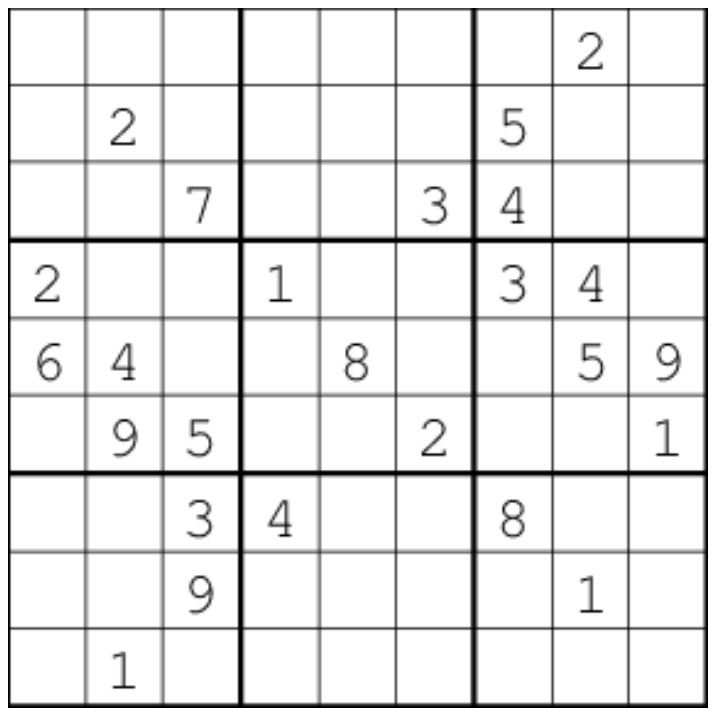
#> input picture app/uploads/Sudoku3.jpg, 712 x 710 px
$ python -i digit_extract.py   (imports and definitions only)
#> lines starting #> are read from the running program, lines starting #| are printed output that depends on the picture; after the words box and inside, x2 and y2 are one past the last pixel; in counts of white or black regions, pixels touching at a corner belong together
import cv2
import numpy as np

def save_images(numbers):
    for i in range(len(numbers)):
        img = numbers[i]
        filename = str(i) + ".jpg"
        cv2.imwrite("number_images/" + filename, img)

def dig_extract(file_path):
#> called with file_path = 'uploads/Sudoku3.jpg'
    try:
        image = cv2.imread(file_path)
#> image is the input picture: shape (710, 712, 3); min 0, max 255, mean 232.6
        image = cv2.resize(image, (640, 640))
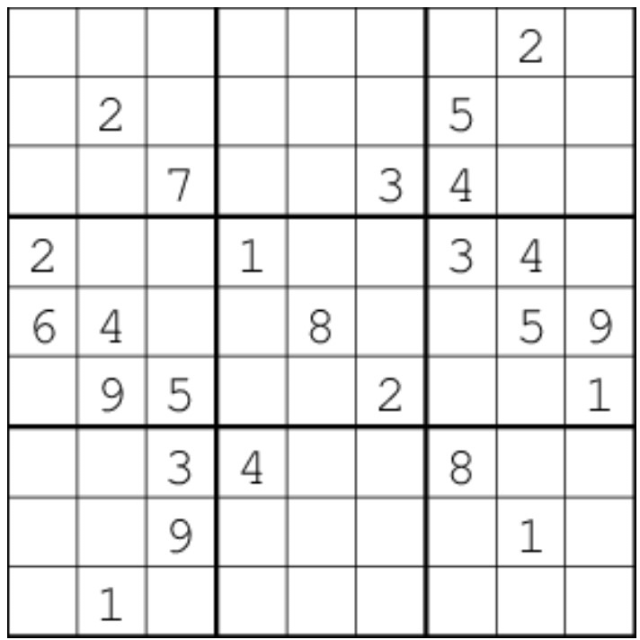
#> image: shape (640, 640, 3); min 0, max 255, mean 232.6
        gray = cv2.cvtColor(image, cv2.COLOR_BGR2GRAY)
        thresh = cv2.adaptiveThreshold(gray,255,cv2.ADAPTIVE_THRESH_GAUSSIAN_C, cv2.THRESH_BINARY_INV,57,5)
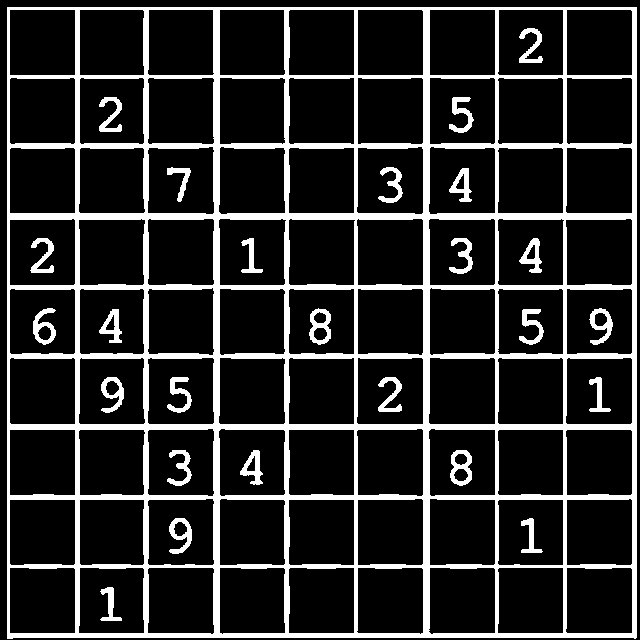
#> thresh: shape (640, 640); 16.8% white; 26 white regions
        img_thresh = np.copy(thresh)
        conts, hierarchy = cv2.findContours(thresh, cv2.RETR_TREE, cv2.CHAIN_APPROX_SIMPLE)
#> conts = 119 contours; largest, box (x1, y1, x2, y2) and area: (7, 7, 637, 639) 396278, (428, 357, 496, 425) 4378, (428, 218, 496, 286) 4374, (356, 357, 424, 425) 4372, (428, 428, 496, 497) 4370
        for contour in conts:
            area = cv2.contourArea(contour)
            if area < 1200:
                cv2.drawContours(thresh, [contour], -1, (0,0,0), -1)
#> this loop made 119 passes
#> area on passes 1 to 12: 396277.5, 4328.5, 4300.5, 4329.5, 4327.5, 4295.5, 4278.5, 4318, 4225, 230.5, 4324.5, 4289
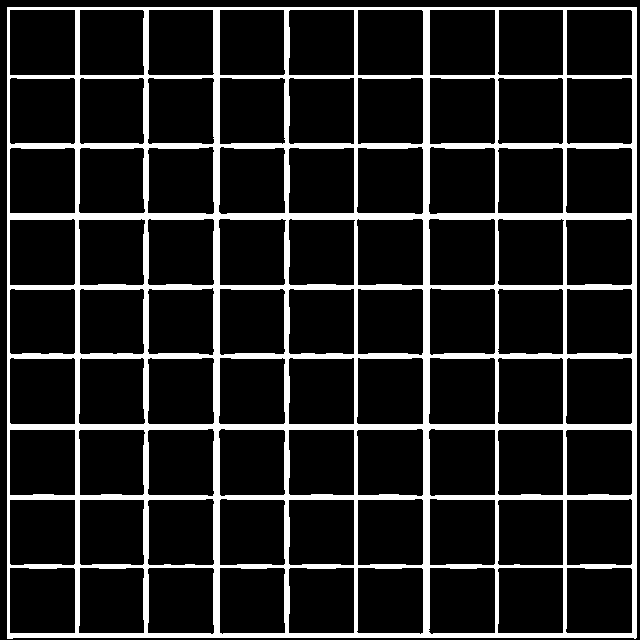
#> thresh: shape (640, 640); 14.6% white; 1 white region, box (x1, y1, x2, y2) and area: (7, 7, 637, 639) 59838
        vertical_kernel = cv2.getStructuringElement(cv2.MORPH_RECT, (1,5))
#> vertical_kernel = [1, 1, 1, 1, 1]
        thresh = cv2.morphologyEx(thresh, cv2.MORPH_CLOSE, vertical_kernel, iterations=9)
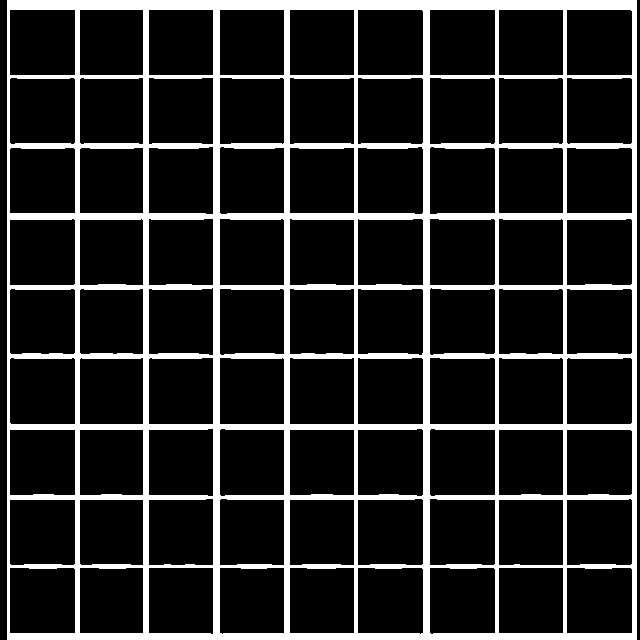
#> thresh: shape (640, 640); 16.3% white; 1 white region, box (x1, y1, x2, y2) and area: (7, 0, 637, 640) 66570
        horizontal_kernel = cv2.getStructuringElement(cv2.MORPH_RECT, (5,1))
#> horizontal_kernel = [[1, 1, 1, 1, 1]]
        thresh = cv2.morphologyEx(thresh, cv2.MORPH_CLOSE, horizontal_kernel, iterations=9)
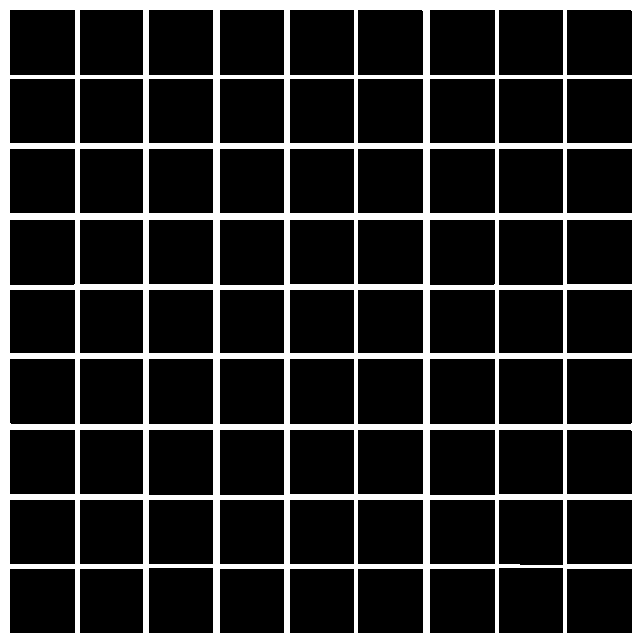
#> thresh: shape (640, 640); 18.3% white; 1 white region, box (x1, y1, x2, y2) and area: (0, 0, 640, 640) 74902
        invert = 255 - thresh
#> invert: shape (640, 640); 81.7% white; 1 black region
        contours, hierarchy = cv2.findContours(invert, cv2.RETR_TREE, cv2.CHAIN_APPROX_SIMPLE)
#> contours = 81 contours; largest, box (x1, y1, x2, y2) and area: (430, 430, 495, 495) 4096, (430, 359, 495, 424) 4096, (358, 359, 423, 424) 4096, (430, 10, 495, 75) 4096, (10, 10, 75, 75) 4096
        contours = [cnt for cnt in contours if cv2.contourArea(cnt) < 8000 and cv2.contourArea(cnt) > 2000]
        white = np.ones((640, 640, 3), np.uint8) * 255
        for cnt in contours:
            cv2.drawContours(white, [cnt], -1, (255, 0, 0), 1)
#> this loop made 81 passes
#> cnt on passes 1, 2, 3, 4, 5, 6, 7, 8, 9, 10, 12, 13: [[567, 569], [567, 632], [631, 632], [631, 569]], [[430, 569], [430, 632], [494, 632], [494, 569]], [[358, 569], [358, 632], [422, 632], [422, 569]], [[290, 569], [290, 632], [353, 632], [353, 569]], [[220, 569], [220, 632], [283, 632], [283, 569]], [[80, 569], [80, 632], [142, 632], [142, 569]], [[10, 569], [10, 632], [74, 632], [74, 569]], [[499, 568], [499, 632], [562, 632], [562, 568]], [[149, 568], [149, 632], [212, 632], [212, 568]], [[567, 500], [567, 563], [631, 563], [631, 500]], [[430, 500], [430, 563], [494, 563], [494, 500]], [[358, 500], [358, 563], [422, 563], [422, 500]]
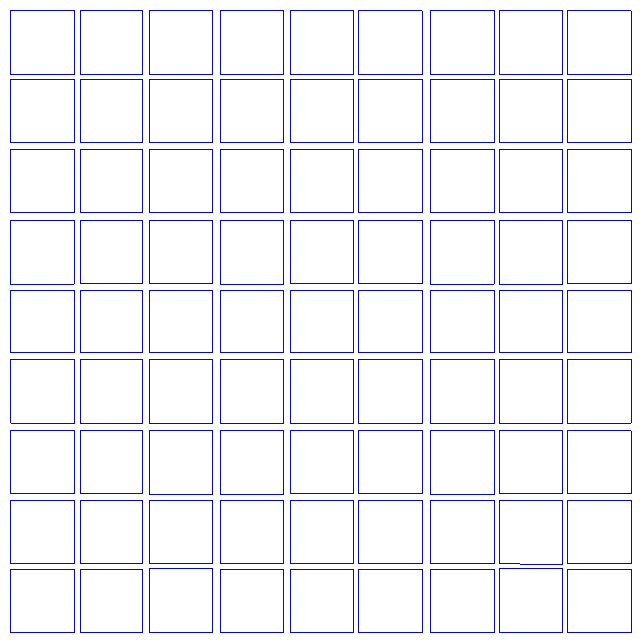
#> white: shape (640, 640, 3); mean of channels 0, 1, 2 255, 242.2, 242.2; drawn as B, G, R
        rects = [cv2.boundingRect(cnt) for cnt in contours]
#> rects = 81 items, first 6: (567, 569, 65, 64), (430, 569, 65, 64), (358, 569, 65, 64), (290, 569, 64, 64), (220, 569, 64, 64), (80, 569, 63, 64)
        white = np.ones((640, 640, 3), np.uint8) * 255
        for rect in rects:
            x, y, w, h = rect
            cv2.rectangle(white, (x, y), (x+w, y+h), (255, 0, 0), 1)
#> this loop made 81 passes
#> (x, y, w, h) on passes 1 to 12: (567, 569, 65, 64), (430, 569, 65, 64), (358, 569, 65, 64), (290, 569, 64, 64), (220, 569, 64, 64), (80, 569, 63, 64), (10, 569, 65, 64), (499, 568, 64, 65), (149, 568, 64, 65), (567, 500, 65, 64), (499, 500, 64, 65), (430, 500, 65, 64)
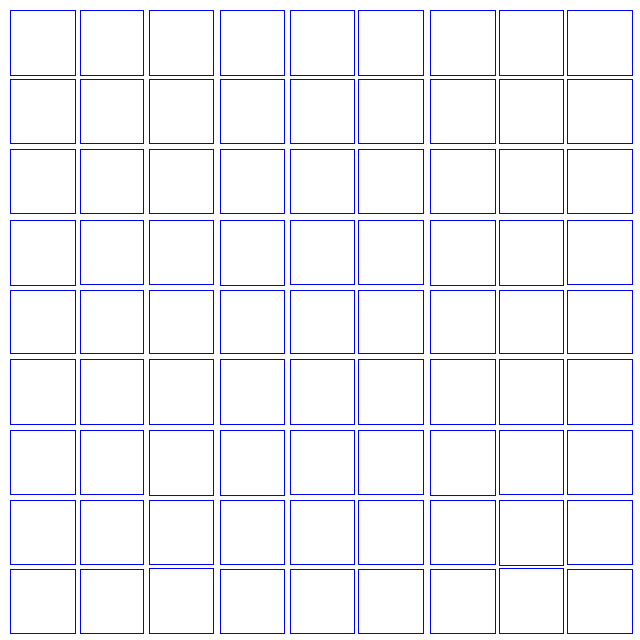
#> white: shape (640, 640, 3); mean of channels 0, 1, 2 255, 242, 242; drawn as B, G, R
        rects = sorted(rects, key= lambda roi: (roi[1]))
#> rects = 81 items, first 6: (567, 10, 65, 65), (499, 10, 64, 65), (430, 10, 65, 65), (358, 10, 65, 65), (290, 10, 64, 65), (220, 10, 64, 65)
        for i in range(9):
            rects[9*i : 9*(i+1)] = sorted(rects[9*i : 9*(i+1)], key= lambda roi: (roi[0]))
#> after the loop, rects = 81 items, first 6: (10, 10, 65, 65), (80, 10, 63, 65), (149, 10, 64, 65), (220, 10, 64, 65), (290, 10, 64, 65), (358, 10, 65, 65)
        numbers = []
        for roi in rects:
            x, y, w, h = roi
            num = img_thresh[y:y+h,x:x+w]
            numbers.append(num)
#> this loop made 81 passes
#> after the loop, numbers = 81 items
        save_images(numbers)
#> the loop in save_images, `for i in range(len(numbers)):` made 81 passes
#> filename on passes 1 to 12: '0.jpg', '1.jpg', '2.jpg', '3.jpg', '4.jpg', '5.jpg', '6.jpg', '7.jpg', '8.jpg', '9.jpg', '10.jpg', '11.jpg'
    except:
        print(file_path)

>>> result = dig_extract('uploads/Sudoku3.jpg')

$ run again, on app/uploads/Sudoku7.jpg
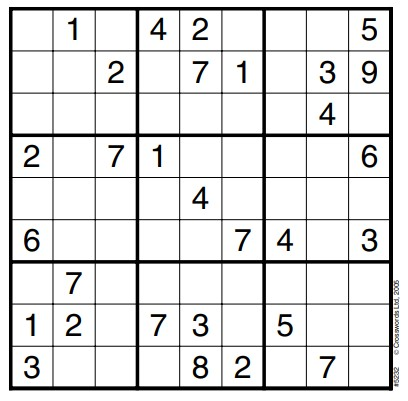
#> input picture app/uploads/Sudoku7.jpg, 408 x 401 px
#> in dig_extract, image is the input picture: shape (401, 408, 3); mean B, G, R 224.7, 224.8, 224.7
#> image: shape (640, 640, 3)
#> conts = 141 contours, 16 with area under 20; largest, box (x1, y1, x2, y2) and area: (14, 11, 626, 624) 368499, (481, 284, 546, 350) 4158, (481, 82, 546, 148) 4157, (481, 486, 546, 552) 4117, (282, 284, 347, 350) 4104
#> the loop in dig_extract, `for contour in conts:` made 141 passes
#> area on passes 1, 6, 9, 12, 15, 20, 21, 22: 114.5, 78.5, 56, 63.5, 127, 368499, 3962, 4036.5
#> after the loop in dig_extract, `for contour in conts:`:
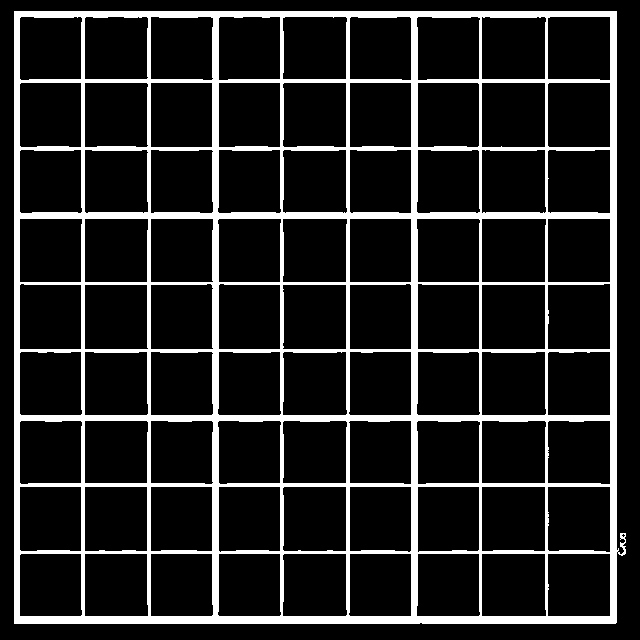
#> thresh: shape (640, 640); 13.9% white; 1 white region, box (x1, y1, x2, y2) and area: (14, 11, 626, 624) 57117
#> vertical_kernel = [1, 1, 1, 1, 1]
#> horizontal_kernel = [[1, 1, 1, 1, 1]]
#> invert: shape (640, 640); 79.2% white; 1 black region
#> in dig_extract, `contours, hierarchy = cv2.findContours(invert, cv2.RETR_TREE, cv2.CHAI..`: contours = 83 contours; largest, box (x1, y1, x2, y2) and area: (617, 0, 640, 533) 11704, (482, 285, 545, 349) 3906, (482, 83, 545, 147) 3886, (482, 487, 545, 550) 3844, (482, 219, 545, 282) 3844
#> in dig_extract, `contours = [cnt for cnt in contours if cv2.contourArea(cnt) < 8000 and..`: contours = 81 contours; largest, box (x1, y1, x2, y2) and area: (482, 285, 545, 349) 3906, (482, 83, 545, 147) 3886, (482, 487, 545, 550) 3844, (482, 219, 545, 282) 3844, (284, 285, 346, 349) 3843
#> the loop in dig_extract, `for cnt in contours:` made 81 passes
#> cnt on passes 1 to 8: [[549, 554], [549, 615], [609, 615], [609, 554]], [[482, 554], [482, 615], [544, 615], [544, 554]], [[418, 554], [418, 615], [478, 615], [478, 554]], [[350, 554], [350, 615], [410, 615], [410, 554]], [[284, 554], [284, 615], [345, 615], [345, 554]], [[219, 554], [219, 615], [279, 615], [279, 554]], [[151, 554], [151, 615], [211, 615], [211, 554]], [[85, 554], [85, 615], [146, 615], [146, 554]]
#> in dig_extract, `rects = [cv2.boundingRect(cnt) for cnt in contours]`: rects = 81 items, first 6: (549, 554, 61, 62), (482, 554, 63, 62), (418, 554, 61, 62), (350, 554, 61, 62), (284, 554, 62, 62), (219, 554, 61, 62)
#> the loop in dig_extract, `for rect in rects:` made 81 passes
#> in dig_extract, `rects = sorted(rects, key= lambda roi: (roi[1]))`: rects = 81 items, first 6: (548, 17, 62, 62), (284, 17, 62, 62), (482, 18, 63, 61), (418, 18, 61, 61), (350, 18, 61, 61), (219, 18, 61, 61)
#> after the loop in dig_extract, `for i in range(9):`: rects = 81 items, first 6: (20, 18, 61, 61), (85, 18, 62, 61), (151, 18, 61, 61), (219, 18, 61, 61), (284, 17, 62, 62), (350, 18, 61, 61)
#> the loop in dig_extract, `for roi in rects:` made 81 passes
#> pass 2, in dig_extract, `num = img_thresh[y:y+h,x:x+w]`:
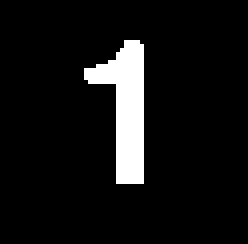
#> num: shape (61, 62) (shown 4 times larger); 7.5% white; 1 white region, box (x1, y1, x2, y2) and area: (21, 10, 36, 46) 284
#> after the loop in dig_extract, `for roi in rects:`: numbers = 81 items
#> the loop in save_images, `for i in range(len(numbers)):` made 81 passes
#> filename on passes 1 to 8: '0.jpg', '1.jpg', '2.jpg', '3.jpg', '4.jpg', '5.jpg', '6.jpg', '7.jpg'
